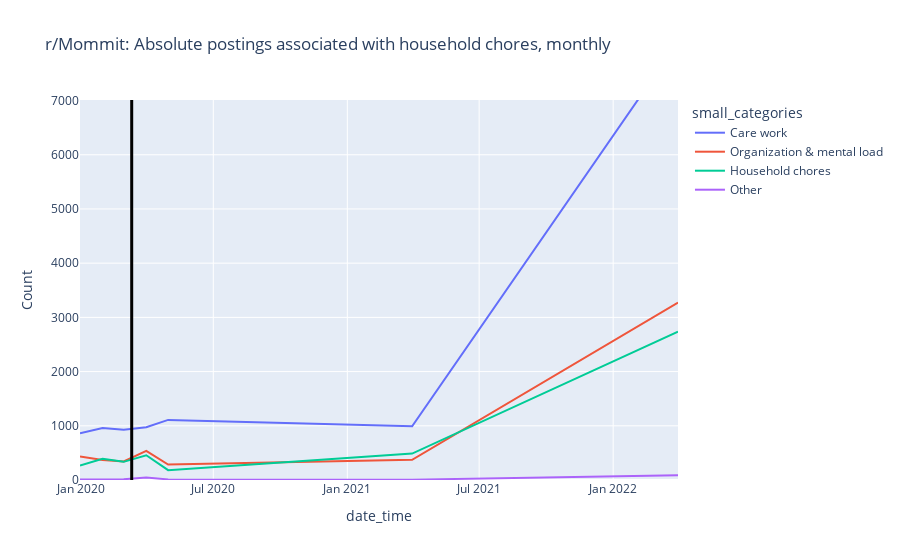
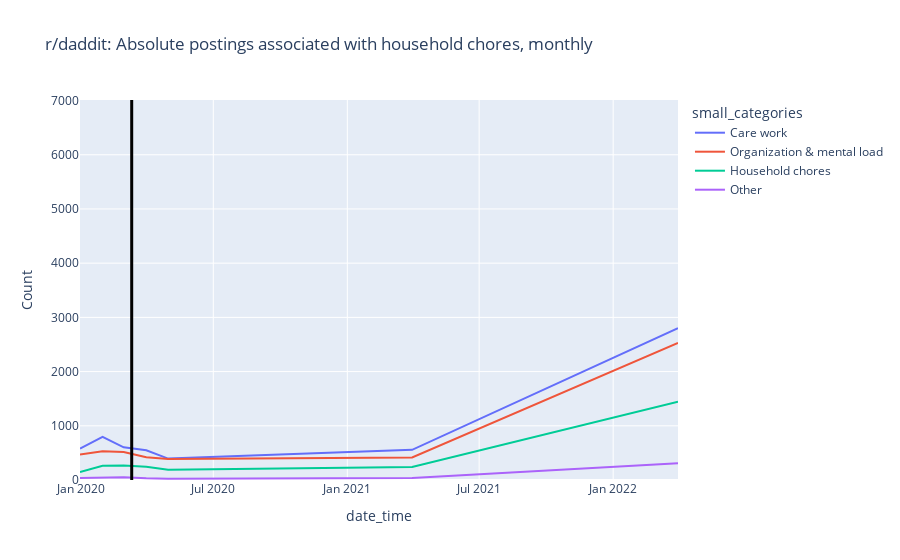

Notebook source saved alongside these figures, in order:
### Code cell
# absoulute monthly

# visualize the broad categories based on top_n_words
dataframes=[mommit_monthly_chores,daddit_monthly_chores]
titles = ['r/Mommit: Absolute postings associated with household chores, monthly',
          'r/daddit: Absolute postings associated with household chores, monthly',
          ]  # Specify the titles for each dataframe

# Find the maximum value across all dataframes
max_value=7000

for i, dataframe in enumerate(dataframes):
    fig = px.line(dataframe, x='date_time', y="Count", color="small_categories", title=f"{titles[i]}")
    fig.add_vline(x="2020-03-11", line_color="black", line_width=3)

    # Set the same y-axis scale for both graphs
    fig.update_layout(yaxis=dict(range=[0, max_value+10]))
    fig.show()

### Figure 1 — Plotly figure (JSON) as saved in the notebook; plotly's stock layout.template omitted (floating-point values rounded to 4 significant figures)
{"data": [{"hovertemplate": "small_categories=Care work<br>date_time=%{x}<br>Count=%{y}<extra></extra>", "legendgroup": "Care work", "line": {"color": "#636efa", "dash": "solid"}, "marker": {"symbol": "circle"}, "mode": "lines", "name": "Care work", "orientation": "v", "showlegend": true, "type": "scatter", "x": ["2019-12-31T00:00:00", "2020-01-31T00:00:00", "2020-02-29T00:00:00", "2020-03-31T00:00:00", "2020-04-30T00:00:00", "2021-03-31T00:00:00", "2022-03-31T00:00:00"], "xaxis": "x", "y": [864, 961, 929, 975, 1109, 991, 8082], "yaxis": "y"}, {"hovertemplate": "small_categories=Organization & mental load<br>date_time=%{x}<br>Count=%{y}<extra></extra>", "legendgroup": "Organization & mental load", "line": {"color": "#EF553B", "dash": "solid"}, "marker": {"symbol": "circle"}, "mode": "lines", "name": "Organization & mental load", "orientation": "v", "showlegend": true, "type": "scatter", "x": ["2019-12-31T00:00:00", "2020-01-31T00:00:00", "2020-02-29T00:00:00", "2020-03-31T00:00:00", "2020-04-30T00:00:00", "2021-03-31T00:00:00", "2022-03-31T00:00:00"], "xaxis": "x", "y": [435, 367, 341, 536, 284, 372, 3273], "yaxis": "y"}, {"hovertemplate": "small_categories=Household chores<br>date_time=%{x}<br>Count=%{y}<extra></extra>", "legendgroup": "Household chores", "line": {"color": "#00cc96", "dash": "solid"}, "marker": {"symbol": "circle"}, "mode": "lines", "name": "Household chores", "orientation": "v", "showlegend": true, "type": "scatter", "x": ["2019-12-31T00:00:00", "2020-01-31T00:00:00", "2020-02-29T00:00:00", "2020-03-31T00:00:00", "2020-04-30T00:00:00", "2021-03-31T00:00:00", "2022-03-31T00:00:00"], "xaxis": "x", "y": [269, 391, 335, 457, 182, 487, 2735], "yaxis": "y"}, {"hovertemplate": "small_categories=Other<br>date_time=%{x}<br>Count=%{y}<extra></extra>", "legendgroup": "Other", "line": {"color": "#ab63fa", "dash": "solid"}, "marker": {"symbol": "circle"}, "mode": "lines", "name": "Other", "orientation": "v", "showlegend": true, "type": "scatter", "x": ["2019-12-31T00:00:00", "2020-01-31T00:00:00", "2020-02-29T00:00:00", "2020-03-31T00:00:00", "2020-04-30T00:00:00", "2021-03-31T00:00:00", "2022-03-31T00:00:00"], "xaxis": "x", "y": [8, 9, 14, 45, 11, 6, 87], "yaxis": "y"}], "layout": {"legend": {"title": {"text": "small_categories"}, "tracegroupgap": 0}, "shapes": [{"line": {"color": "black", "width": 3}, "type": "line", "x0": "2020-03-11", "x1": "2020-03-11", "xref": "x", "y0": 0, "y1": 1, "yref": "y domain"}], "title": {"text": "r/Mommit: Absolute postings associated with household chores, monthly"}, "xaxis": {"anchor": "y", "domain": [0, 1], "title": {"text": "date_time"}}, "yaxis": {"anchor": "x", "domain": [0, 1], "range": [0, 7010], "title": {"text": "Count"}}}}

### Figure 2 — Plotly figure (JSON) as saved in the notebook; plotly's stock layout.template omitted (floating-point values rounded to 4 significant figures)
{"data": [{"hovertemplate": "small_categories=Care work<br>date_time=%{x}<br>Count=%{y}<extra></extra>", "legendgroup": "Care work", "line": {"color": "#636efa", "dash": "solid"}, "marker": {"symbol": "circle"}, "mode": "lines", "name": "Care work", "orientation": "v", "showlegend": true, "type": "scatter", "x": ["2019-12-31T00:00:00", "2020-01-31T00:00:00", "2020-02-29T00:00:00", "2020-03-31T00:00:00", "2020-04-30T00:00:00", "2021-03-31T00:00:00", "2022-03-31T00:00:00"], "xaxis": "x", "y": [579, 795, 603, 548, 395, 557, 2800], "yaxis": "y"}, {"hovertemplate": "small_categories=Organization & mental load<br>date_time=%{x}<br>Count=%{y}<extra></extra>", "legendgroup": "Organization & mental load", "line": {"color": "#EF553B", "dash": "solid"}, "marker": {"symbol": "circle"}, "mode": "lines", "name": "Organization & mental load", "orientation": "v", "showlegend": true, "type": "scatter", "x": ["2019-12-31T00:00:00", "2020-01-31T00:00:00", "2020-02-29T00:00:00", "2020-03-31T00:00:00", "2020-04-30T00:00:00", "2021-03-31T00:00:00", "2022-03-31T00:00:00"], "xaxis": "x", "y": [469, 531, 518, 418, 388, 416, 2528], "yaxis": "y"}, {"hovertemplate": "small_categories=Household chores<br>date_time=%{x}<br>Count=%{y}<extra></extra>", "legendgroup": "Household chores", "line": {"color": "#00cc96", "dash": "solid"}, "marker": {"symbol": "circle"}, "mode": "lines", "name": "Household chores", "orientation": "v", "showlegend": true, "type": "scatter", "x": ["2019-12-31T00:00:00", "2020-01-31T00:00:00", "2020-02-29T00:00:00", "2020-03-31T00:00:00", "2020-04-30T00:00:00", "2021-03-31T00:00:00", "2022-03-31T00:00:00"], "xaxis": "x", "y": [149, 262, 269, 245, 187, 240, 1442], "yaxis": "y"}, {"hovertemplate": "small_categories=Other<br>date_time=%{x}<br>Count=%{y}<extra></extra>", "legendgroup": "Other", "line": {"color": "#ab63fa", "dash": "solid"}, "marker": {"symbol": "circle"}, "mode": "lines", "name": "Other", "orientation": "v", "showlegend": true, "type": "scatter", "x": ["2019-12-31T00:00:00", "2020-01-31T00:00:00", "2020-02-29T00:00:00", "2020-03-31T00:00:00", "2020-04-30T00:00:00", "2021-03-31T00:00:00", "2022-03-31T00:00:00"], "xaxis": "x", "y": [35, 41, 53, 32, 22, 35, 310], "yaxis": "y"}], "layout": {"legend": {"title": {"text": "small_categories"}, "tracegroupgap": 0}, "shapes": [{"line": {"color": "black", "width": 3}, "type": "line", "x0": "2020-03-11", "x1": "2020-03-11", "xref": "x", "y0": 0, "y1": 1, "yref": "y domain"}], "title": {"text": "r/daddit: Absolute postings associated with household chores, monthly"}, "xaxis": {"anchor": "y", "domain": [0, 1], "title": {"text": "date_time"}}, "yaxis": {"anchor": "x", "domain": [0, 1], "range": [0, 7010], "title": {"text": "Count"}}}}
